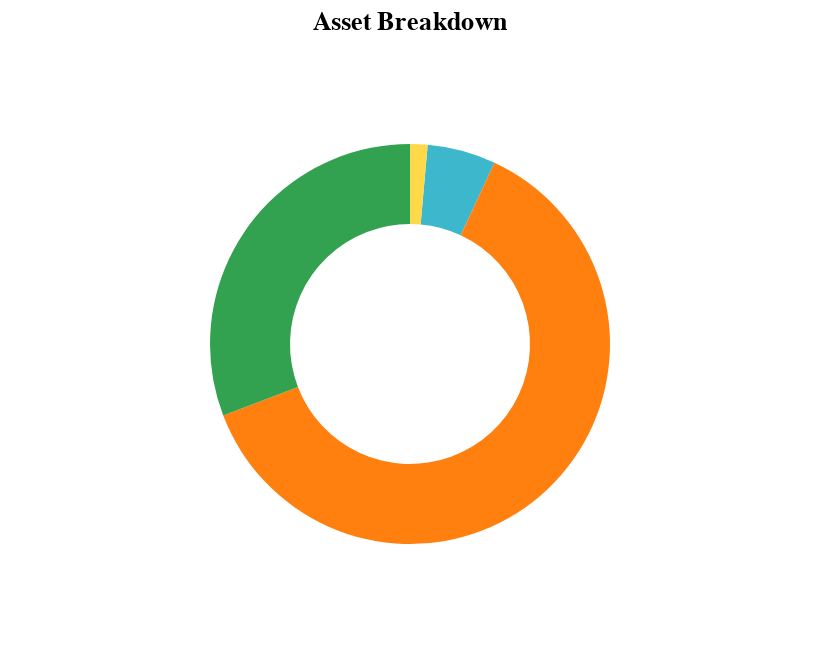

This figure's notebook cell:
### Code cell
# silo asset breakdown 
dmax = data.timestamp.max()
df_last = data.loc[(data.timestamp == dmax) & (data.variable != 'bdv_total')] 
df_pie = pd.DataFrame(
    {
        'category': df_last.variable.values.tolist(), 
        'value': df_last.value.values.tolist(), 
        'label': [
            f"{c}: {int(v):,} \n({v / df_last.value.sum():.1%})" 
            for c, v in zip(df_last.variable.values, df_last.value.values)
        ]
    }
)

chart_pie = (
    alt.Chart(df_pie, title="Asset Breakdown")
    .encode(
        theta=alt.Theta("value:Q", stack=True),
        color=alt.Color(
            "category:N", 
            legend=None, 
            scale=alt.Scale(
                domain=lmetrics, 
                range=[colors[m] for m in lmetrics]
            )
        ),
        tooltip="label:N"
    )
    .mark_arc(outerRadius=100, innerRadius=60)
)
chart_pie

### Figure 1 — Vega-Lite specification as saved in the notebook (floating-point values rounded to 4 significant figures)
{"config": {"view": {"continuousWidth": 400, "continuousHeight": 300}}, "data": {"name": "data-c72e53de5c1efc44dcddae4efc2f80ea"}, "mark": {"type": "arc", "innerRadius": 60, "outerRadius": 100}, "encoding": {"color": {"field": "category", "legend": null, "scale": {"domain": ["bdv_ur_bean", "bdv_ur_bean_3crv", "bdv_bean", "bdv_bean_3crv"], "range": ["#32A251", "#FF7F0F", "#3CB7CC", "#FFD94A"]}, "type": "nominal"}, "theta": {"field": "value", "stack": true, "type": "quantitative"}, "tooltip": {"field": "label", "type": "nominal"}}, "title": "Asset Breakdown", "$schema": "https://vega.github.io/schema/vega-lite/v4.17.0.json", "datasets": {"data-c72e53de5c1efc44dcddae4efc2f80ea": [{"category": "bdv_bean", "value": 2274000.0, "label": "bdv_bean: 2,273,707 \n(5.5%)"}, {"category": "bdv_ur_bean_3crv", "value": 25570000.0, "label": "bdv_ur_bean_3crv: 25,570,398 \n(62.2%)"}, {"category": "bdv_bean_3crv", "value": 579500.0, "label": "bdv_bean_3crv: 579,478 \n(1.4%)"}, {"category": "bdv_ur_bean", "value": 12670000.0, "label": "bdv_ur_bean: 12,666,208 \n(30.8%)"}]}}
